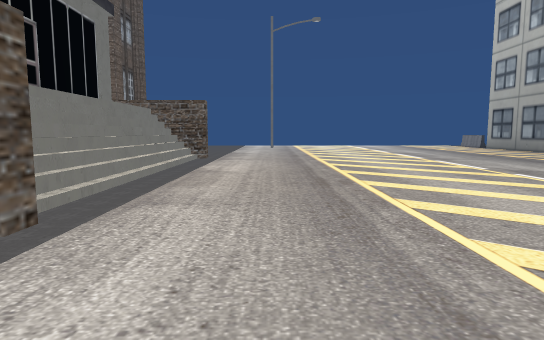
view 1 (above)

19 first-person views from a walk through a scene from a Unity 3-D project. The camera is 1.2 m above the floor, tilts 6° down and sees 75° across. The floor is counted in squares, 2 m on a side. Each view is taken from the middle of a square. On the plan, view 1 faces up. The plan holds only what a view shows up to about 10 squares ahead; the rest is blank. The place goes on beyond the plan. The player character is not drawn. Some animated figures are left out. Some surface patterns are stand-ins.

view 2
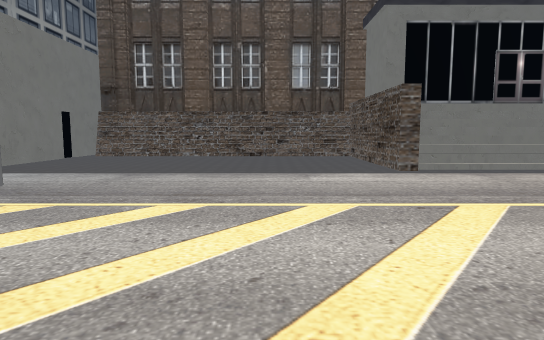

view 3
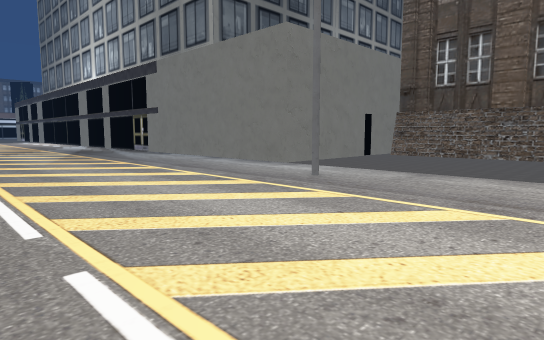

view 4
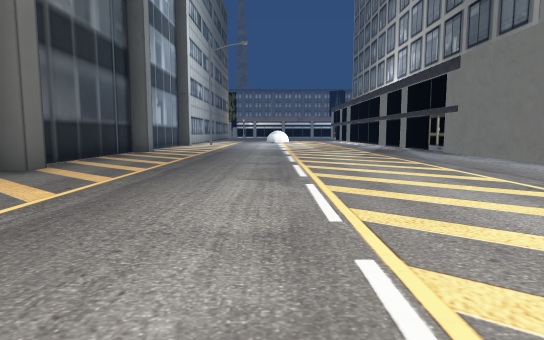

view 5
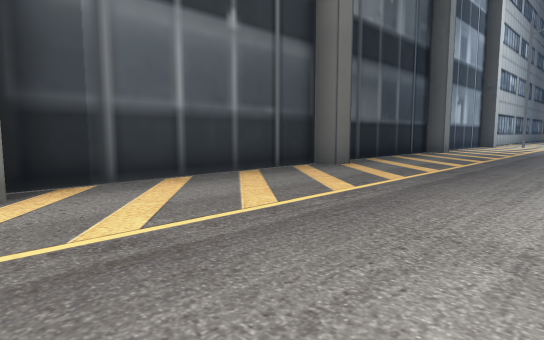

view 6
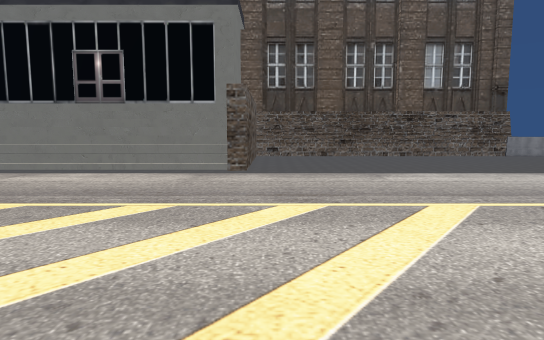

view 7
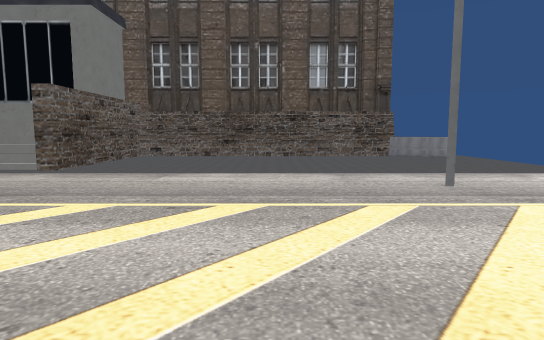

view 8
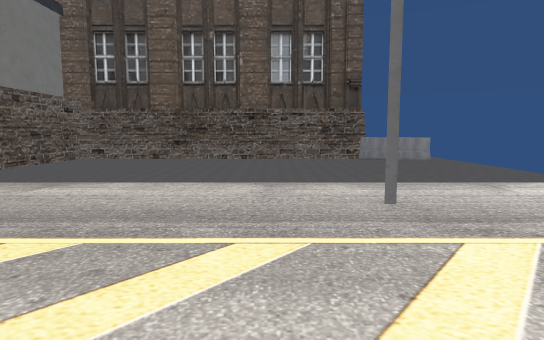

view 9
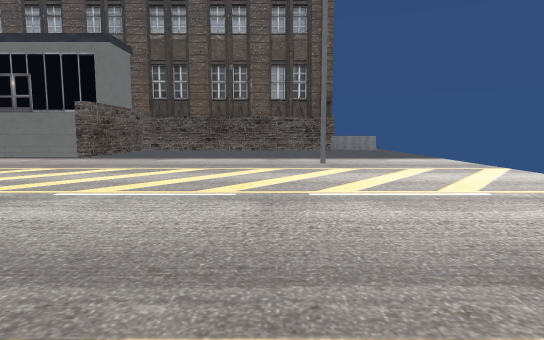

view 10
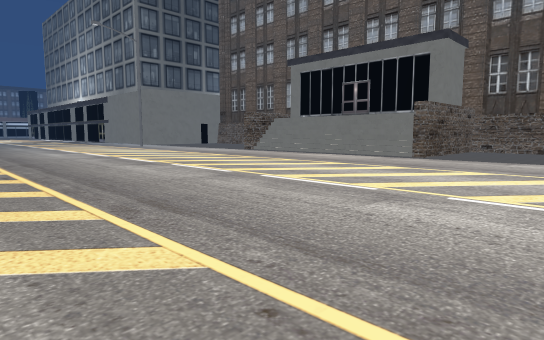

view 11
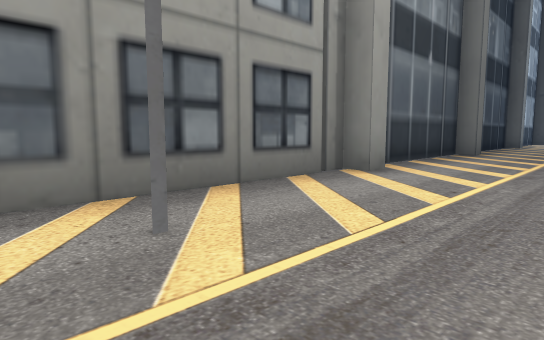

view 12
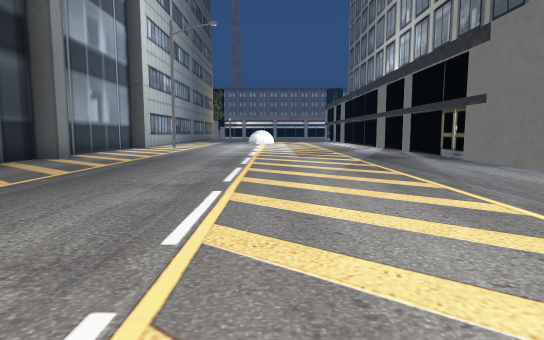

view 13
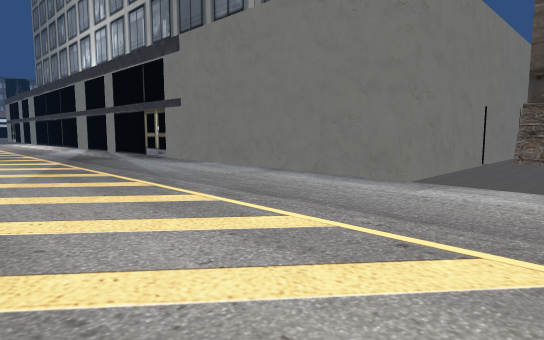

view 14
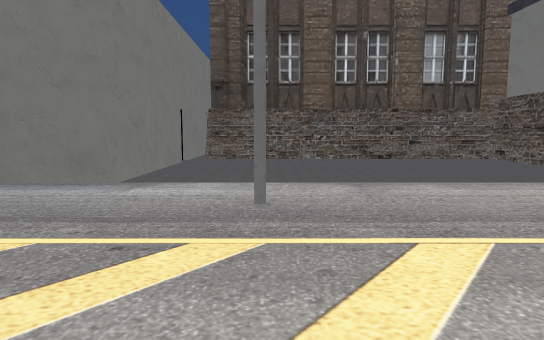

view 15
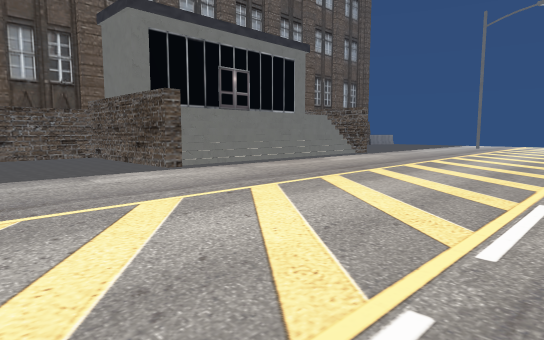

view 16
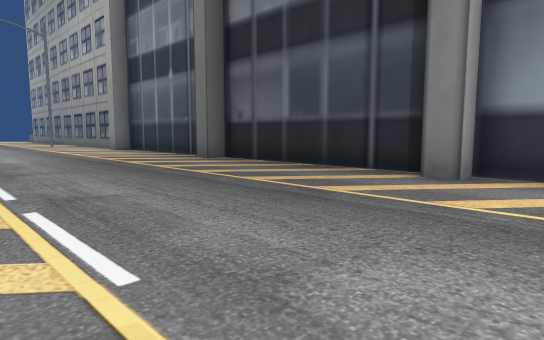

view 17
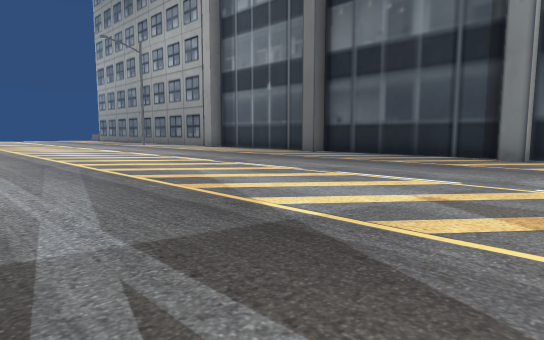

view 18
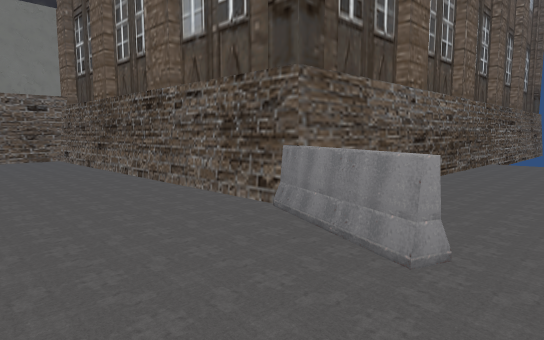

view 19
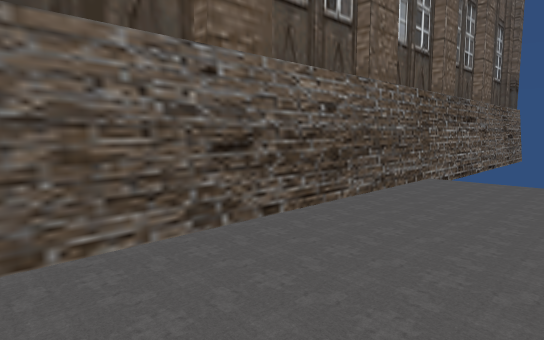

### Floor plan
Key: @ floor where view 1 was taken; # wall or solid block; . main floor; : floor 0.5 m higher than the main floor; / step, stairs or slope; ^ raised ledge; O other object.
Columns run from 11 left of view 1 to 9 right of it. Each row starts with its distance up from view 1.
 17  .............
 16  .....O.........
 15 #######..........
 14      #.....#......
 13      #.............
 12      #.............
 11      #.............
 10      #.............
  9      #..##.........
  8      ####:.........
  7         ^/........
  6         ^/........
  5         ^/..........
  4         ^/........#.
  3         ^/..........
  2      #####..........
  1      #..............
  0      #.....@.......##
 -1      #..............#
 -2      #..............#
 -3      #.....#........#
 -4      #..............#
 -5      #####..........#
 -6          #.........##
 -7          #..........#
 -8          #..........#
 -9          #..........#
-10          #..........#
-11          #.........##
-12          #..........#
-13           ..........#

Positions as (right, up) in squares from view 1, and headings:
1: (0, 0), facing up
2: (4, 0), facing left
3: (4, 0), facing down-left
4: (4, 0), facing down
5: (4, 0), facing down-right
6: (4, 9), facing left
7: (4, 12), facing left
8: (3, 13), facing left
9: (7, 13), facing left
10: (7, 12), facing down-left
11: (5, 5), facing down-right
12: (3, -3), facing down
13: (3, -3), facing down-left
14: (3, -3), facing left
15: (4, -1), facing up-left
16: (3, -13), facing up-right
17: (-1, -13), facing up-right
18: (-3, 17), facing down-left
19: (-6, 17), facing down-left
